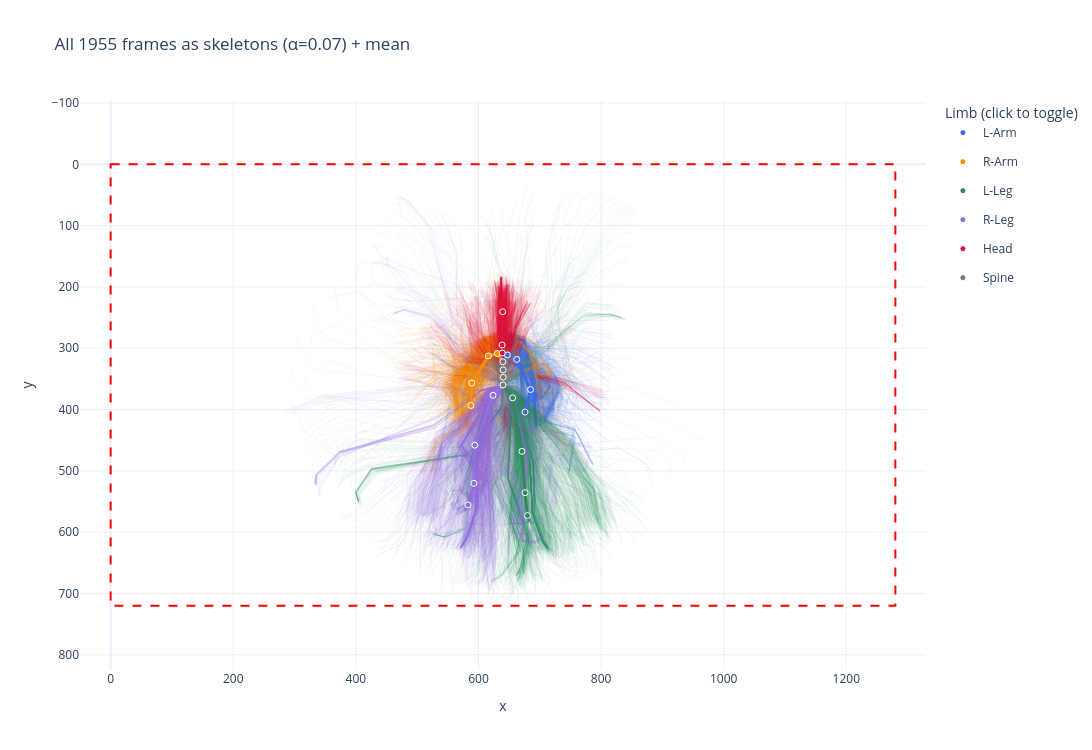
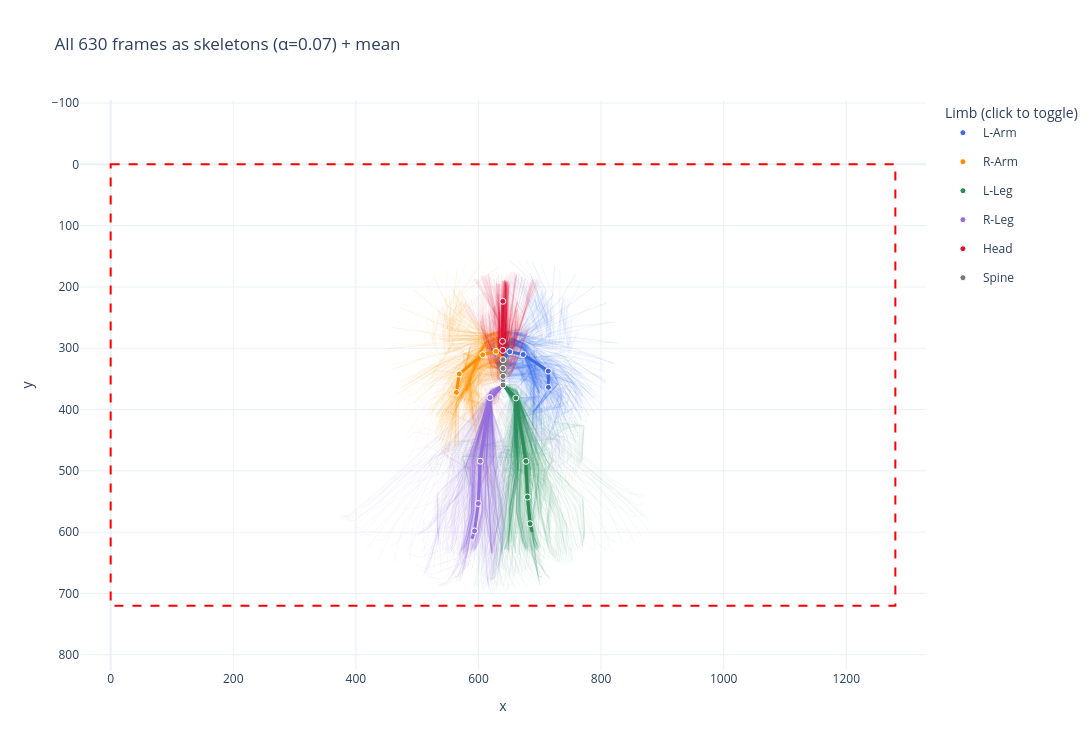

The code cell stored with these charts, in order, in its notebook:
### Code cell
import numpy as np
import glob
import plotly.graph_objects as go

LIMB_GROUPS = {
    "L-Arm":  ["leftshoulder", "leftarm",  "leftforearm",  "lefthand"],
    "R-Arm":  ["rightshoulder","rightarm", "rightforearm", "righthand"],
    "L-Leg":  ["leftupleg",   "leftleg",  "leftfoot",     "lefttoebase"],
    "R-Leg":  ["rightupleg",  "rightleg", "rightfoot",    "righttoebase"],
    "Head":   ["neck",        "head"],
    "Spine":  ["hips", "spine", "chest"],
}

LIMB_COLORS = {
    "L-Arm":  (65,  105, 225),
    "R-Arm":  (255, 140,   0),
    "L-Leg":  (46,  139,  87),
    "R-Leg":  (147, 112, 219),
    "Head":   (220,  20,  60),
    "Spine":  (120, 120, 120),
}

# Per-frame skeleton opacity — low so overlapping frames build up naturally
SKELETON_ALPHA = 0.07   # tweak: more frames → lower; fewer frames → higher
MEAN_LINE_WIDTH   = 3
FRAME_LINE_WIDTH  = 0.8


def match_limb(joint_name, keywords):
    jn = joint_name.lower().replace("mixamorig:", "").replace("_", "").replace(" ", "")
    return any(kw in jn for kw in keywords)


def rgba(rgb, a):
    return f"rgba({rgb[0]},{rgb[1]},{rgb[2]},{a})"


def proc(data_path, data2_path=None):
    motion_files = glob.glob(f"{data_path}/*.npz")
    all_motions  = []
    for f in motion_files:
        motion_data = np.load(f)
        all_motions.append(motion_data["joints_2d"][..., :2])

    all_motions = np.concatenate(all_motions, axis=0)   # (N, J, 2)
    joint_names = motion_data["joint_names"].tolist()
    bones       = motion_data["bones"].tolist()
    edges       = [[joint_names.index(b[0]), joint_names.index(b[1])] for b in bones]
    mean_motion = np.mean(all_motions, axis=0)           # (J, 2)
    N           = len(all_motions)

    # Map each edge to a limb group (for colouring)
    def edge_limb(i0, i1):
        for limb, kws in LIMB_GROUPS.items():
            if match_limb(joint_names[i0], kws) or match_limb(joint_names[i1], kws):
                return limb
        return "Spine"

    edge_limbs = [edge_limb(e[0], e[1]) for e in edges]

    # ── Build per-limb batched line data ─────────────────────────────────────
    # Each edge across all N frames: pack as NaN-separated segments into one trace
    # This keeps total trace count = n_limbs (not N×n_edges)
    limb_frame_x = {l: [] for l in LIMB_GROUPS}
    limb_frame_y = {l: [] for l in LIMB_GROUPS}

    for (i0, i1), limb in zip(edges, edge_limbs):
        xs = all_motions[:, i0, 0]   # (N,)
        x1s = all_motions[:, i1, 0]
        ys = all_motions[:, i0, 1]
        y1s = all_motions[:, i1, 1]

        # Interleave: x0, x1, NaN  for each frame → one long flat array
        seg_x = np.empty(N * 3)
        seg_y = np.empty(N * 3)
        seg_x[0::3] = xs;   seg_x[1::3] = x1s;  seg_x[2::3] = np.nan
        seg_y[0::3] = ys;   seg_y[1::3] = y1s;  seg_y[2::3] = np.nan

        limb_frame_x[limb].append(seg_x)
        limb_frame_y[limb].append(seg_y)

    fig = go.Figure()

    # ── 1. All-frame skeletons (one trace per limb) ───────────────────────────
    for limb in LIMB_GROUPS:
        if not limb_frame_x[limb]:
            continue
        rgb = LIMB_COLORS[limb]
        fig.add_trace(go.Scatter(
            x=np.concatenate(limb_frame_x[limb]),
            y=np.concatenate(limb_frame_y[limb]),
            mode="lines",
            line=dict(color=rgba(rgb, SKELETON_ALPHA), width=FRAME_LINE_WIDTH),
            hoverinfo="skip",
            showlegend=False,
            legendgroup=limb,
        ))

    # ── 2. Mean skeleton on top ───────────────────────────────────────────────
    for (i0, i1), limb in zip(edges, edge_limbs):
        rgb = LIMB_COLORS[limb]
        fig.add_trace(go.Scatter(
            x=[mean_motion[i0, 0], mean_motion[i1, 0]],
            y=[mean_motion[i0, 1], mean_motion[i1, 1]],
            mode="lines",
            line=dict(color=rgba(rgb, 1.0), width=MEAN_LINE_WIDTH),
            showlegend=False,
            legendgroup=limb,
        ))

    # Mean joint dots + legend entry per limb
    for limb, kws in LIMB_GROUPS.items():
        idxs = [i for i, jn in enumerate(joint_names) if match_limb(jn, kws)]
        if not idxs:
            continue
        rgb = LIMB_COLORS[limb]
        fig.add_trace(go.Scatter(
            x=mean_motion[idxs, 0],
            y=mean_motion[idxs, 1],
            mode="markers",
            marker=dict(size=6, color=rgba(rgb, 1.0),
                        line=dict(color="white", width=1)),
            text=[joint_names[i] for i in idxs],
            hovertemplate="%{text}<br>x=%{x:.1f}, y=%{y:.1f}<extra></extra>",
            name=limb,
            legendgroup=limb,
            showlegend=True,
        ))

    # ── 3. Boundary box ───────────────────────────────────────────────────────
    fig.add_shape(
        type="rect", x0=0, y0=0, x1=w, y1=h,
        line=dict(color="red", width=2, dash="dash"),
    )

    fig.update_layout(
        title=f"All {N} frames as skeletons (α={SKELETON_ALPHA}) + mean",
        xaxis=dict(title="x", range=[-50, w + 50], zeroline=True),
        yaxis=dict(title="y", range=[h + 50, -50], zeroline=True,
                   scaleanchor="x", scaleratio=1),
        width=1100, height=750,
        template="plotly_white",
        legend=dict(
            groupclick="togglegroup",
            title="Limb (click to toggle)",
        ),
    )
    fig.show()

data_path = "/host/data/mint/Motion_Dataset/Mixamo/single_character/{}set_motion/rdy_to_wan/5_frames/michelle"
h = 720
w = 1280
proc(data_path.format("train"))
proc(data_path.format("test"))

### Figure 1 — Plotly figure (JSON) as saved in the notebook; plotly's stock layout.template omitted (floating-point values rounded to 4 significant figures; data arrays with more than 128 entries replaced by an {"elided": "..."} marker saying what was removed)
{"data": [{"hoverinfo": "skip", "legendgroup": "L-Arm", "line": {"color": "rgba(65,105,225,0.07)", "width": 0.8}, "mode": "lines", "showlegend": false, "type": "scatter", "x": {"elided": "23460 float values"}, "y": {"elided": "23460 float values"}}, {"hoverinfo": "skip", "legendgroup": "R-Arm", "line": {"color": "rgba(255,140,0,0.07)", "width": 0.8}, "mode": "lines", "showlegend": false, "type": "scatter", "x": {"elided": "23460 float values"}, "y": {"elided": "23460 float values"}}, {"hoverinfo": "skip", "legendgroup": "L-Leg", "line": {"color": "rgba(46,139,87,0.07)", "width": 0.8}, "mode": "lines", "showlegend": false, "type": "scatter", "x": {"elided": "29325 float values"}, "y": {"elided": "29325 float values"}}, {"hoverinfo": "skip", "legendgroup": "R-Leg", "line": {"color": "rgba(147,112,219,0.07)", "width": 0.8}, "mode": "lines", "showlegend": false, "type": "scatter", "x": {"elided": "29325 float values"}, "y": {"elided": "29325 float values"}}, {"hoverinfo": "skip", "legendgroup": "Head", "line": {"color": "rgba(220,20,60,0.07)", "width": 0.8}, "mode": "lines", "showlegend": false, "type": "scatter", "x": {"elided": "17595 float values"}, "y": {"elided": "17595 float values"}}, {"hoverinfo": "skip", "legendgroup": "Spine", "line": {"color": "rgba(120,120,120,0.07)", "width": 0.8}, "mode": "lines", "showlegend": false, "type": "scatter", "x": {"elided": "17595 float values"}, "y": {"elided": "17595 float values"}}, {"legendgroup": "Spine", "line": {"color": "rgba(120,120,120,1.0)", "width": 3}, "mode": "lines", "showlegend": false, "type": "scatter", "x": [640.0, 640.3], "y": [360.0, 347.3]}, {"legendgroup": "Spine", "line": {"color": "rgba(120,120,120,1.0)", "width": 3}, "mode": "lines", "showlegend": false, "type": "scatter", "x": [640.3, 640.3], "y": [347.3, 335.3]}, {"legendgroup": "Spine", "line": {"color": "rgba(120,120,120,1.0)", "width": 3}, "mode": "lines", "showlegend": false, "type": "scatter", "x": [640.3, 639.8], "y": [335.3, 322.1]}, {"legendgroup": "Head", "line": {"color": "rgba(220,20,60,1.0)", "width": 3}, "mode": "lines", "showlegend": false, "type": "scatter", "x": [639.8, 638.9], "y": [322.1, 307.9]}, {"legendgroup": "Head", "line": {"color": "rgba(220,20,60,1.0)", "width": 3}, "mode": "lines", "showlegend": false, "type": "scatter", "x": [638.9, 638.5], "y": [307.9, 294.7]}, {"legendgroup": "Head", "line": {"color": "rgba(220,20,60,1.0)", "width": 3}, "mode": "lines", "showlegend": false, "type": "scatter", "x": [638.5, 639.5], "y": [294.7, 240.5]}, {"legendgroup": "L-Arm", "line": {"color": "rgba(65,105,225,1.0)", "width": 3}, "mode": "lines", "showlegend": false, "type": "scatter", "x": [639.8, 647.2], "y": [322.1, 310.9]}, {"legendgroup": "L-Arm", "line": {"color": "rgba(65,105,225,1.0)", "width": 3}, "mode": "lines", "showlegend": false, "type": "scatter", "x": [647.2, 662.4], "y": [310.9, 318.3]}, {"legendgroup": "L-Arm", "line": {"color": "rgba(65,105,225,1.0)", "width": 3}, "mode": "lines", "showlegend": false, "type": "scatter", "x": [662.4, 685.0], "y": [318.3, 367.4]}, {"legendgroup": "L-Arm", "line": {"color": "rgba(65,105,225,1.0)", "width": 3}, "mode": "lines", "showlegend": false, "type": "scatter", "x": [685.0, 676.1], "y": [367.4, 404.2]}, {"legendgroup": "R-Arm", "line": {"color": "rgba(255,140,0,1.0)", "width": 3}, "mode": "lines", "showlegend": false, "type": "scatter", "x": [639.8, 630.8], "y": [322.1, 308.6]}, {"legendgroup": "R-Arm", "line": {"color": "rgba(255,140,0,1.0)", "width": 3}, "mode": "lines", "showlegend": false, "type": "scatter", "x": [630.8, 616.1], "y": [308.6, 312.6]}, {"legendgroup": "R-Arm", "line": {"color": "rgba(255,140,0,1.0)", "width": 3}, "mode": "lines", "showlegend": false, "type": "scatter", "x": [616.1, 589.1], "y": [312.6, 356.9]}, {"legendgroup": "R-Arm", "line": {"color": "rgba(255,140,0,1.0)", "width": 3}, "mode": "lines", "showlegend": false, "type": "scatter", "x": [589.1, 587.6], "y": [356.9, 393.4]}, {"legendgroup": "L-Leg", "line": {"color": "rgba(46,139,87,1.0)", "width": 3}, "mode": "lines", "showlegend": false, "type": "scatter", "x": [640.0, 655.7], "y": [360.0, 381.0]}, {"legendgroup": "L-Leg", "line": {"color": "rgba(46,139,87,1.0)", "width": 3}, "mode": "lines", "showlegend": false, "type": "scatter", "x": [655.7, 670.8], "y": [381.0, 468.2]}, {"legendgroup": "L-Leg", "line": {"color": "rgba(46,139,87,1.0)", "width": 3}, "mode": "lines", "showlegend": false, "type": "scatter", "x": [670.8, 676.0], "y": [468.2, 535.6]}, {"legendgroup": "L-Leg", "line": {"color": "rgba(46,139,87,1.0)", "width": 3}, "mode": "lines", "showlegend": false, "type": "scatter", "x": [676.0, 679.9], "y": [535.6, 573.0]}, {"legendgroup": "L-Leg", "line": {"color": "rgba(46,139,87,1.0)", "width": 3}, "mode": "lines", "showlegend": false, "type": "scatter", "x": [679.9, 682.8], "y": [573.0, 582.8]}, {"legendgroup": "R-Leg", "line": {"color": "rgba(147,112,219,1.0)", "width": 3}, "mode": "lines", "showlegend": false, "type": "scatter", "x": [640.0, 623.7], "y": [360.0, 376.8]}, {"legendgroup": "R-Leg", "line": {"color": "rgba(147,112,219,1.0)", "width": 3}, "mode": "lines", "showlegend": false, "type": "scatter", "x": [623.7, 594.1], "y": [376.8, 458.2]}, {"legendgroup": "R-Leg", "line": {"color": "rgba(147,112,219,1.0)", "width": 3}, "mode": "lines", "showlegend": false, "type": "scatter", "x": [594.1, 592.6], "y": [458.2, 520.4]}, {"legendgroup": "R-Leg", "line": {"color": "rgba(147,112,219,1.0)", "width": 3}, "mode": "lines", "showlegend": false, "type": "scatter", "x": [592.6, 582.7], "y": [520.4, 555.7]}, {"legendgroup": "R-Leg", "line": {"color": "rgba(147,112,219,1.0)", "width": 3}, "mode": "lines", "showlegend": false, "type": "scatter", "x": [582.7, 577.3], "y": [555.7, 564.4]}, {"hovertemplate": "%{text}<br>x=%{x:.1f}, y=%{y:.1f}<extra></extra>", "legendgroup": "L-Arm", "marker": {"color": "rgba(65,105,225,1.0)", "line": {"color": "white", "width": 1}, "size": 6}, "mode": "markers", "name": "L-Arm", "showlegend": true, "text": ["mixamorig:LeftShoulder", "mixamorig:LeftArm", "mixamorig:LeftForeArm", "mixamorig:LeftHand"], "type": "scatter", "x": [647.2, 662.4, 685.0, 676.1], "y": [310.9, 318.3, 367.4, 404.2]}, {"hovertemplate": "%{text}<br>x=%{x:.1f}, y=%{y:.1f}<extra></extra>", "legendgroup": "R-Arm", "marker": {"color": "rgba(255,140,0,1.0)", "line": {"color": "white", "width": 1}, "size": 6}, "mode": "markers", "name": "R-Arm", "showlegend": true, "text": ["mixamorig:RightShoulder", "mixamorig:RightArm", "mixamorig:RightForeArm", "mixamorig:RightHand"], "type": "scatter", "x": [630.8, 616.1, 589.1, 587.6], "y": [308.6, 312.6, 356.9, 393.4]}, {"hovertemplate": "%{text}<br>x=%{x:.1f}, y=%{y:.1f}<extra></extra>", "legendgroup": "L-Leg", "marker": {"color": "rgba(46,139,87,1.0)", "line": {"color": "white", "width": 1}, "size": 6}, "mode": "markers", "name": "L-Leg", "showlegend": true, "text": ["mixamorig:LeftUpLeg", "mixamorig:LeftLeg", "mixamorig:LeftFoot", "mixamorig:LeftToeBase"], "type": "scatter", "x": [655.7, 670.8, 676.0, 679.9], "y": [381.0, 468.2, 535.6, 573.0]}, {"hovertemplate": "%{text}<br>x=%{x:.1f}, y=%{y:.1f}<extra></extra>", "legendgroup": "R-Leg", "marker": {"color": "rgba(147,112,219,1.0)", "line": {"color": "white", "width": 1}, "size": 6}, "mode": "markers", "name": "R-Leg", "showlegend": true, "text": ["mixamorig:RightUpLeg", "mixamorig:RightLeg", "mixamorig:RightFoot", "mixamorig:RightToeBase"], "type": "scatter", "x": [623.7, 594.1, 592.6, 582.7], "y": [376.8, 458.2, 520.4, 555.7]}, {"hovertemplate": "%{text}<br>x=%{x:.1f}, y=%{y:.1f}<extra></extra>", "legendgroup": "Head", "marker": {"color": "rgba(220,20,60,1.0)", "line": {"color": "white", "width": 1}, "size": 6}, "mode": "markers", "name": "Head", "showlegend": true, "text": ["mixamorig:Neck", "mixamorig:Head", "mixamorig:HeadTop_End"], "type": "scatter", "x": [638.9, 638.5, 639.5], "y": [307.9, 294.7, 240.5]}, {"hovertemplate": "%{text}<br>x=%{x:.1f}, y=%{y:.1f}<extra></extra>", "legendgroup": "Spine", "marker": {"color": "rgba(120,120,120,1.0)", "line": {"color": "white", "width": 1}, "size": 6}, "mode": "markers", "name": "Spine", "showlegend": true, "text": ["mixamorig:Hips", "mixamorig:Spine", "mixamorig:Spine1", "mixamorig:Spine2"], "type": "scatter", "x": [640.0, 640.3, 640.3, 639.8], "y": [360.0, 347.3, 335.3, 322.1]}], "layout": {"height": 750, "legend": {"groupclick": "togglegroup", "title": {"text": "Limb (click to toggle)"}}, "shapes": [{"line": {"color": "red", "dash": "dash", "width": 2}, "type": "rect", "x0": 0, "x1": 1280, "y0": 0, "y1": 720}], "title": {"text": "All 1955 frames as skeletons (α=0.07) + mean"}, "width": 1100, "xaxis": {"range": [-50, 1330], "title": {"text": "x"}, "zeroline": true}, "yaxis": {"range": [770, -50], "scaleanchor": "x", "scaleratio": 1, "title": {"text": "y"}, "zeroline": true}}}

### Figure 2 — Plotly figure (JSON) as saved in the notebook; plotly's stock layout.template omitted (floating-point values rounded to 4 significant figures; data arrays with more than 128 entries replaced by an {"elided": "..."} marker saying what was removed)
{"data": [{"hoverinfo": "skip", "legendgroup": "L-Arm", "line": {"color": "rgba(65,105,225,0.07)", "width": 0.8}, "mode": "lines", "showlegend": false, "type": "scatter", "x": {"elided": "7560 float values"}, "y": {"elided": "7560 float values"}}, {"hoverinfo": "skip", "legendgroup": "R-Arm", "line": {"color": "rgba(255,140,0,0.07)", "width": 0.8}, "mode": "lines", "showlegend": false, "type": "scatter", "x": {"elided": "7560 float values"}, "y": {"elided": "7560 float values"}}, {"hoverinfo": "skip", "legendgroup": "L-Leg", "line": {"color": "rgba(46,139,87,0.07)", "width": 0.8}, "mode": "lines", "showlegend": false, "type": "scatter", "x": {"elided": "9450 float values"}, "y": {"elided": "9450 float values"}}, {"hoverinfo": "skip", "legendgroup": "R-Leg", "line": {"color": "rgba(147,112,219,0.07)", "width": 0.8}, "mode": "lines", "showlegend": false, "type": "scatter", "x": {"elided": "9450 float values"}, "y": {"elided": "9450 float values"}}, {"hoverinfo": "skip", "legendgroup": "Head", "line": {"color": "rgba(220,20,60,0.07)", "width": 0.8}, "mode": "lines", "showlegend": false, "type": "scatter", "x": {"elided": "5670 float values"}, "y": {"elided": "5670 float values"}}, {"hoverinfo": "skip", "legendgroup": "Spine", "line": {"color": "rgba(120,120,120,0.07)", "width": 0.8}, "mode": "lines", "showlegend": false, "type": "scatter", "x": {"elided": "5670 float values"}, "y": {"elided": "5670 float values"}}, {"legendgroup": "Spine", "line": {"color": "rgba(120,120,120,1.0)", "width": 3}, "mode": "lines", "showlegend": false, "type": "scatter", "x": [640, 640.1], "y": [360.0, 345.8]}, {"legendgroup": "Spine", "line": {"color": "rgba(120,120,120,1.0)", "width": 3}, "mode": "lines", "showlegend": false, "type": "scatter", "x": [640.1, 640.1], "y": [345.8, 332.9]}, {"legendgroup": "Spine", "line": {"color": "rgba(120,120,120,1.0)", "width": 3}, "mode": "lines", "showlegend": false, "type": "scatter", "x": [640.1, 640.0], "y": [332.9, 318.7]}, {"legendgroup": "Head", "line": {"color": "rgba(220,20,60,1.0)", "width": 3}, "mode": "lines", "showlegend": false, "type": "scatter", "x": [640.0, 639.8], "y": [318.7, 303.4]}, {"legendgroup": "Head", "line": {"color": "rgba(220,20,60,1.0)", "width": 3}, "mode": "lines", "showlegend": false, "type": "scatter", "x": [639.8, 639.2], "y": [303.4, 288.7]}, {"legendgroup": "Head", "line": {"color": "rgba(220,20,60,1.0)", "width": 3}, "mode": "lines", "showlegend": false, "type": "scatter", "x": [639.2, 639.7], "y": [288.7, 223.4]}, {"legendgroup": "L-Arm", "line": {"color": "rgba(65,105,225,1.0)", "width": 3}, "mode": "lines", "showlegend": false, "type": "scatter", "x": [640.0, 651.1], "y": [318.7, 305.7]}, {"legendgroup": "L-Arm", "line": {"color": "rgba(65,105,225,1.0)", "width": 3}, "mode": "lines", "showlegend": false, "type": "scatter", "x": [651.1, 673.0], "y": [305.7, 310.2]}, {"legendgroup": "L-Arm", "line": {"color": "rgba(65,105,225,1.0)", "width": 3}, "mode": "lines", "showlegend": false, "type": "scatter", "x": [673.0, 713.8], "y": [310.2, 337.3]}, {"legendgroup": "L-Arm", "line": {"color": "rgba(65,105,225,1.0)", "width": 3}, "mode": "lines", "showlegend": false, "type": "scatter", "x": [713.8, 714.1], "y": [337.3, 363.8]}, {"legendgroup": "R-Arm", "line": {"color": "rgba(255,140,0,1.0)", "width": 3}, "mode": "lines", "showlegend": false, "type": "scatter", "x": [640.0, 628.5], "y": [318.7, 305.2]}, {"legendgroup": "R-Arm", "line": {"color": "rgba(255,140,0,1.0)", "width": 3}, "mode": "lines", "showlegend": false, "type": "scatter", "x": [628.5, 606.9], "y": [305.2, 310.6]}, {"legendgroup": "R-Arm", "line": {"color": "rgba(255,140,0,1.0)", "width": 3}, "mode": "lines", "showlegend": false, "type": "scatter", "x": [606.9, 568.7], "y": [310.6, 342.0]}, {"legendgroup": "R-Arm", "line": {"color": "rgba(255,140,0,1.0)", "width": 3}, "mode": "lines", "showlegend": false, "type": "scatter", "x": [568.7, 563.9], "y": [342.0, 372.1]}, {"legendgroup": "L-Leg", "line": {"color": "rgba(46,139,87,1.0)", "width": 3}, "mode": "lines", "showlegend": false, "type": "scatter", "x": [640, 661.0], "y": [360.0, 381.1]}, {"legendgroup": "L-Leg", "line": {"color": "rgba(46,139,87,1.0)", "width": 3}, "mode": "lines", "showlegend": false, "type": "scatter", "x": [661.0, 677.4], "y": [381.1, 484.4]}, {"legendgroup": "L-Leg", "line": {"color": "rgba(46,139,87,1.0)", "width": 3}, "mode": "lines", "showlegend": false, "type": "scatter", "x": [677.4, 679.9], "y": [484.4, 542.8]}, {"legendgroup": "L-Leg", "line": {"color": "rgba(46,139,87,1.0)", "width": 3}, "mode": "lines", "showlegend": false, "type": "scatter", "x": [679.9, 684.3], "y": [542.8, 586.3]}, {"legendgroup": "L-Leg", "line": {"color": "rgba(46,139,87,1.0)", "width": 3}, "mode": "lines", "showlegend": false, "type": "scatter", "x": [684.3, 687.5], "y": [586.3, 599.6]}, {"legendgroup": "R-Leg", "line": {"color": "rgba(147,112,219,1.0)", "width": 3}, "mode": "lines", "showlegend": false, "type": "scatter", "x": [640, 618.9], "y": [360.0, 380.5]}, {"legendgroup": "R-Leg", "line": {"color": "rgba(147,112,219,1.0)", "width": 3}, "mode": "lines", "showlegend": false, "type": "scatter", "x": [618.9, 602.9], "y": [380.5, 484.3]}, {"legendgroup": "R-Leg", "line": {"color": "rgba(147,112,219,1.0)", "width": 3}, "mode": "lines", "showlegend": false, "type": "scatter", "x": [602.9, 599.6], "y": [484.3, 553.3]}, {"legendgroup": "R-Leg", "line": {"color": "rgba(147,112,219,1.0)", "width": 3}, "mode": "lines", "showlegend": false, "type": "scatter", "x": [599.6, 593.6], "y": [553.3, 598.1]}, {"legendgroup": "R-Leg", "line": {"color": "rgba(147,112,219,1.0)", "width": 3}, "mode": "lines", "showlegend": false, "type": "scatter", "x": [593.6, 589.4], "y": [598.1, 610.8]}, {"hovertemplate": "%{text}<br>x=%{x:.1f}, y=%{y:.1f}<extra></extra>", "legendgroup": "L-Arm", "marker": {"color": "rgba(65,105,225,1.0)", "line": {"color": "white", "width": 1}, "size": 6}, "mode": "markers", "name": "L-Arm", "showlegend": true, "text": ["mixamorig:LeftShoulder", "mixamorig:LeftArm", "mixamorig:LeftForeArm", "mixamorig:LeftHand"], "type": "scatter", "x": [651.1, 673.0, 713.8, 714.1], "y": [305.7, 310.2, 337.3, 363.8]}, {"hovertemplate": "%{text}<br>x=%{x:.1f}, y=%{y:.1f}<extra></extra>", "legendgroup": "R-Arm", "marker": {"color": "rgba(255,140,0,1.0)", "line": {"color": "white", "width": 1}, "size": 6}, "mode": "markers", "name": "R-Arm", "showlegend": true, "text": ["mixamorig:RightShoulder", "mixamorig:RightArm", "mixamorig:RightForeArm", "mixamorig:RightHand"], "type": "scatter", "x": [628.5, 606.9, 568.7, 563.9], "y": [305.2, 310.6, 342.0, 372.1]}, {"hovertemplate": "%{text}<br>x=%{x:.1f}, y=%{y:.1f}<extra></extra>", "legendgroup": "L-Leg", "marker": {"color": "rgba(46,139,87,1.0)", "line": {"color": "white", "width": 1}, "size": 6}, "mode": "markers", "name": "L-Leg", "showlegend": true, "text": ["mixamorig:LeftUpLeg", "mixamorig:LeftLeg", "mixamorig:LeftFoot", "mixamorig:LeftToeBase"], "type": "scatter", "x": [661.0, 677.4, 679.9, 684.3], "y": [381.1, 484.4, 542.8, 586.3]}, {"hovertemplate": "%{text}<br>x=%{x:.1f}, y=%{y:.1f}<extra></extra>", "legendgroup": "R-Leg", "marker": {"color": "rgba(147,112,219,1.0)", "line": {"color": "white", "width": 1}, "size": 6}, "mode": "markers", "name": "R-Leg", "showlegend": true, "text": ["mixamorig:RightUpLeg", "mixamorig:RightLeg", "mixamorig:RightFoot", "mixamorig:RightToeBase"], "type": "scatter", "x": [618.9, 602.9, 599.6, 593.6], "y": [380.5, 484.3, 553.3, 598.1]}, {"hovertemplate": "%{text}<br>x=%{x:.1f}, y=%{y:.1f}<extra></extra>", "legendgroup": "Head", "marker": {"color": "rgba(220,20,60,1.0)", "line": {"color": "white", "width": 1}, "size": 6}, "mode": "markers", "name": "Head", "showlegend": true, "text": ["mixamorig:Neck", "mixamorig:Head", "mixamorig:HeadTop_End"], "type": "scatter", "x": [639.8, 639.2, 639.7], "y": [303.4, 288.7, 223.4]}, {"hovertemplate": "%{text}<br>x=%{x:.1f}, y=%{y:.1f}<extra></extra>", "legendgroup": "Spine", "marker": {"color": "rgba(120,120,120,1.0)", "line": {"color": "white", "width": 1}, "size": 6}, "mode": "markers", "name": "Spine", "showlegend": true, "text": ["mixamorig:Hips", "mixamorig:Spine", "mixamorig:Spine1", "mixamorig:Spine2"], "type": "scatter", "x": [640.0, 640.1, 640.1, 640.0], "y": [360.0, 345.8, 332.9, 318.7]}], "layout": {"height": 750, "legend": {"groupclick": "togglegroup", "title": {"text": "Limb (click to toggle)"}}, "shapes": [{"line": {"color": "red", "dash": "dash", "width": 2}, "type": "rect", "x0": 0, "x1": 1280, "y0": 0, "y1": 720}], "title": {"text": "All 630 frames as skeletons (α=0.07) + mean"}, "width": 1100, "xaxis": {"range": [-50, 1330], "title": {"text": "x"}, "zeroline": true}, "yaxis": {"range": [770, -50], "scaleanchor": "x", "scaleratio": 1, "title": {"text": "y"}, "zeroline": true}}}
